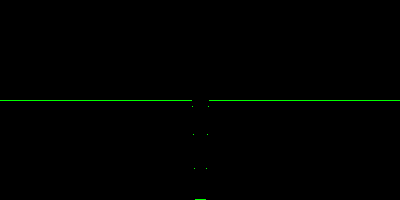
Frame 1 (no input)
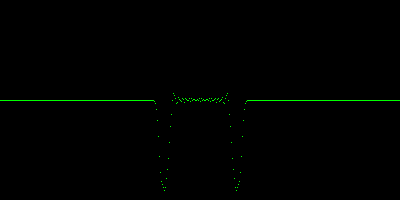
Frame 60 (the mouse pressed at the canvas centre just before this capture)
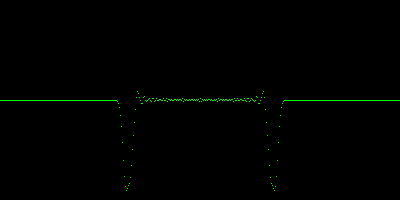
Frame 120 (the mouse held since frame 60 and released just before this capture)

The Processing sketch that drew these frames (run headless with seeded random() and noise(); from frame 60 on, the mouse is pressed at the canvas centre):

// Processing sketch: wave
// ── wave.pde
int len=400;

float timediv=1.643001;
float dt=1/timediv;

float[] y = new float[len];
float[] v = new float[len];

void setup() 
{
  size(400, 200);
  noStroke();
  frameRate(100);
  smooth();

  background(00);

  // inital displacement
  for(int i=0;i<16;i++){
    y[len/2+i-16/2]=180.0*sin((i/16.0)*3.14159265358979);
  }

  // feynman halfstep
  for(int i=1;i<len-1;i++){
    v[i]+=(y[i-1]+y[i+1]-2*y[i])*dt/2;
  }
  
 }

void draw() 
{
  int px,py;

  // iterate string displacement
  for(int i=1;i<len-1;i++){
    y[i]+=v[i]*dt;
  }
  // iterate newtonian acceleration
  for(int i=1;i<len-1;i++){
    v[i]+=(y[i-1]+y[i+1]-2*y[i])*dt;
  }

  // update graphics
  background(00);
  
  loadPixels();  
  for(int i=0; i<len; i++){
    py=floor(100.0+y[i]);
    px=i;

    if(py>200-1)
      py=200-1;
    if(py<0)
      py=0;
    
    pixels[py*len+px] = #00ff00;
  }
  updatePixels();
}
